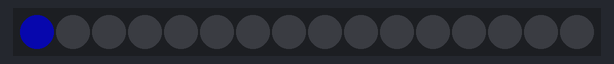
A sketch run on a simulated Arduino Uno, built with avr-gcc and run on an emulated ATmega328P. Parts: 16 RGB LEDs in strip order, left to right. Dim RGB values are drawn brighter than linear.

Above: at 0.15 s.
At 0.55 s:
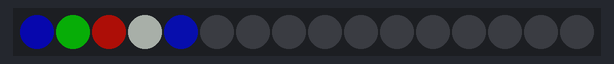
At 0.96 s:
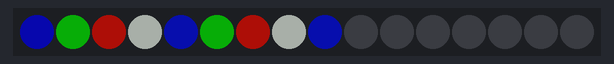
At 1.7 s:
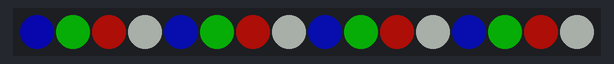

The sketch:

md_static1.ino
```cpp
// RGBW (Red Green Blue White Neo-Pixel starter code
// 16 LEDS with no loop inside of void loop()
// CW Coleman 170413

#include <Adafruit_NeoPixel.h>
#ifdef __AVR__
  #include <avr/power.h>
#endif

#define PIN 6

#define NUM_LEDS 16

#define BRIGHTNESS 50

Adafruit_NeoPixel strip = Adafruit_NeoPixel(NUM_LEDS, PIN, NEO_GRBW + NEO_KHZ800);


void setup() {
  Serial.begin(115200);
  strip.setBrightness(BRIGHTNESS);
  strip.begin();
  strip.show(); // Initialize all pixels to 'off'
}

// Initialize some variables for the void loop()
int led, red, green, blue, white;
int wait = 100;

void loop() {

  led = 0; red = 8; green = 8; blue = 255; white = 10;
  strip.setPixelColor(led, red, green , blue, white);
  delay(wait);
  strip.show();

  led = 1; red = 8; green = 255; blue = 8; white = 10;
  strip.setPixelColor(led, red, green , blue, white);
  delay(wait);
  strip.show();

  led = 2; red = 255; green = 16; blue = 8; white = 10;
  strip.setPixelColor(led, red, green , blue, white);
  delay(wait);
  strip.show();

  led = 3; red = 8; green = 16; blue = 8; white = 255;
  strip.setPixelColor(led, red, green , blue, white);
  delay(wait);
  strip.show();

  led = 4; red = 8; green = 16; blue = 255; white = 10;
  strip.setPixelColor(led, red, green , blue, white);
  delay(wait);
   strip.show();

  led = 5; red = 8; green = 255; blue = 8; white = 10;
  strip.setPixelColor(led, red, green , blue, white);
  delay(wait);
   strip.show();

  led = 6; red = 255; green = 16; blue = 8; white = 10;
  strip.setPixelColor(led, red, green , blue, white);
  delay(wait);
   strip.show();

    led = 7; red = 8; green = 16; blue = 8; white = 255;
  strip.setPixelColor(led, red, green , blue, white);
  delay(wait);
   strip.show();

    led = 8; red = 8; green = 16; blue = 255; white = 10;
  strip.setPixelColor(led, red, green , blue, white);
  delay(wait);
   strip.show();

    led = 9; red = 8; green = 255; blue = 8; white = 10;
  strip.setPixelColor(led, red, green , blue, white);
  delay(wait);
   strip.show();

    led = 10; red = 255; green = 16; blue = 8; white = 10;
  strip.setPixelColor(led, red, green , blue, white);
  delay(wait);
   strip.show();

    led = 11; red = 8; green = 16; blue = 8; white = 255;
  strip.setPixelColor(led, red, green , blue, white);
  delay(wait);
   strip.show();

    led = 12; red = 8; green = 16; blue = 255; white = 10;
  strip.setPixelColor(led, red, green , blue, white);
  delay(wait);
   strip.show();

    led = 13; red = 8; green = 255; blue = 8; white = 10;
  strip.setPixelColor(led, red, green , blue, white);
  delay(wait);
   strip.show();

   led = 14; red = 255; green = 16; blue = 8; white = 10;
  strip.setPixelColor(led, red, green , blue, white);
  delay(wait);
   strip.show();

  led = 15; red = 8; green = 16; blue = 8; white = 255;
  strip.setPixelColor(led, red, green , blue, white);
  delay(wait);
  strip.show();


}
```
